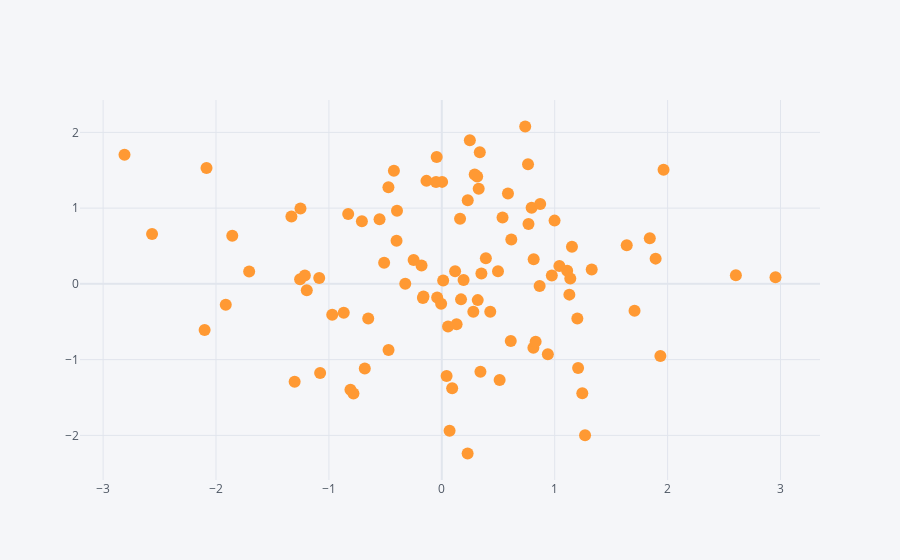

Notebook code for this chart:
### Code cell
dataframe.iplot(kind='scatter', x='a', y='b', mode='markers')
